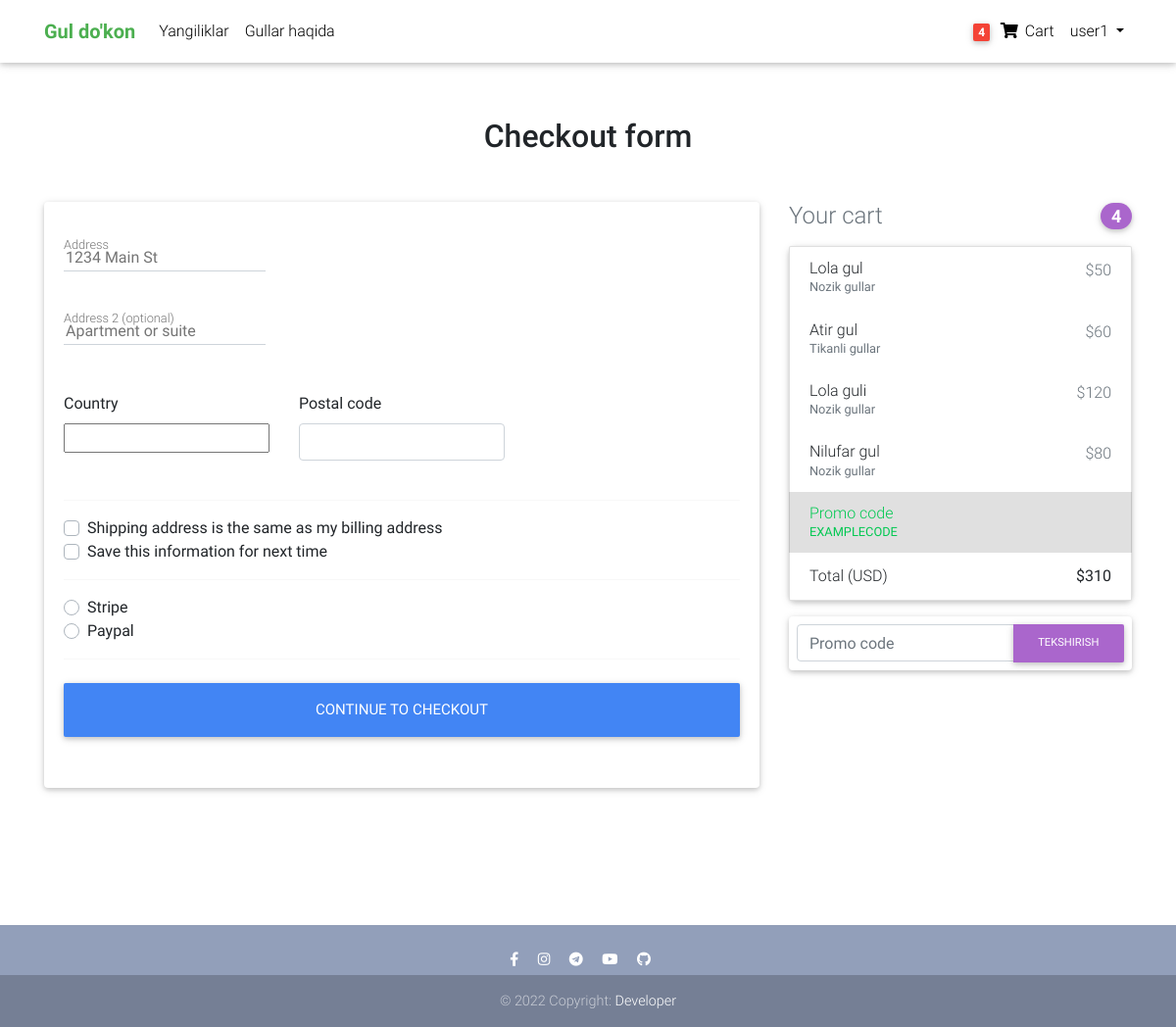
Screenshot of /checkout/ (signed in) with the database file from the repository.
### accounts/models.py (models this page shows)
class CustomUser(AbstractUser):
    age = models.PositiveIntegerField(null=True, blank=True)

### flowers/models.py (models this page shows, shortened)
class Order(models.Model):
    user = models.ForeignKey(settings.AUTH_USER_MODEL, on_delete=models.CASCADE)
    products = models.ManyToManyField(OrderProduct)
    start_date = models.DateTimeField(auto_now_add=True)
    ordered_date = models.DateTimeField()
    ordered = models.BooleanField(default=False)
    order_completed = models.BooleanField(default=False)
    order_completed_date = models.DateTimeField(null=True, blank=True)
    billingAddress = models.ForeignKey('BillingAddress', on_delete=models.SET_NULL, blank=True, null=True)
    payment = models.ForeignKey('Payment', on_delete=models.SET_NULL, blank=True, null=True)
    promo_code_text = models.CharField(max_length=20, blank=True, null=True)
    promocode = models.ForeignKey('PromoCode', on_delete=models.SET_NULL, blank=True, null=True)
    def get_total(self):
        total = 0
        for order_product in self.products.all():
            total += order_product.get_final_price()
        promo_code = self.promocode
        if promo_code:
            if promo_code.discount_cash:
                total -= promo_code.discount_cash
            elif promo_code.discount_interest:
                total *= (100-promo_code.discount_interest) / 100
        return total

class OrderProduct(models.Model):
    user = models.ForeignKey(settings.AUTH_USER_MODEL, on_delete=models.CASCADE)
    ordered = models.BooleanField(default=False)
    product = models.ForeignKey(Product, on_delete=models.CASCADE)
    quantity = models.IntegerField(default=1)
    def get_total_product_price(self):
        return self.quantity * self.product.price
    def get_total_product_discount_price(self):
        return self.quantity * self.product.discount_price
    def get_final_price(self):
        if self.product.discount_price:
            return self.get_total_product_discount_price()
        return self.get_total_product_price()

class Product(models.Model):
    name = models.CharField(max_length=50)
    description = RichTextField()
    date = models.DateTimeField(auto_now_add=True)
    image = models.ImageField(upload_to='images/')
    price = models.IntegerField()
    discount_price = models.IntegerField(null=True, blank=True)
    category = models.ForeignKey(Category, on_delete=models.CASCADE)
    label = models.CharField(choices=LABEL_CHOICES, max_length=10, null=True, blank=True)
    class Meta:
        verbose_name_plural = "Products"

class Category(models.Model):
    name = models.CharField(max_length=50)
    class Meta:
        verbose_name_plural = "Categories"
    def __str__(self):
        return self.name

### flowers/views.py (the view, shortened to what this page needs)
# urls.py: path('checkout/', CheckOutView.as_view(), name='checkout'),
class CheckOutView(View):
    def get(self, *args, **kwargs):
        form = CheckOutForm()
        form_promocode = PromoCodeForm()
        order = get_object_or_404(Order, user=self.request.user, ordered=False)
        order_product = order.products.all()
        n = len(order_product)
        context = {
            "form": form,
            'form_promocode': form_promocode,
            'order': order,
            'n': n,
        }
        return render(self.request, 'checkout-page.html', context)

### flowers/forms.py
class CheckOutForm(forms.Form):
    street_address = forms.CharField(widget=forms.TextInput(attrs={
        "placeholder": '1234 Main St',
    }))
    apartment_address = forms.CharField(required=False, widget=forms.TextInput(attrs={
        'placeholder': "Apartment or suite",
    }))
    country = CountryField(blank_label='(select country)').formfield(
        widget=CountrySelectWidget(attrs={
            'class': "custom-select d-block w-100",
        })
    )
    zip = forms.CharField(widget=forms.TextInput(attrs={
        'class': "form-control"
    }))
    same_shipping_address = forms.BooleanField(required=False)
    save_info = forms.BooleanField(required=False)
    payment_option = forms.ChoiceField(widget=forms.RadioSelect, choices=PAYMENT_CHOISE)

class PromoCodeForm(forms.Form):
    promocode = forms.CharField(max_length=20, widget=forms.TextInput(attrs={
        'type': "text",
        'class': "form-control",
        "placeholder": "Promo code",
        'aria - label': "Recipient's username",
        'aria - describedby': "basic-addon2",
    }))

### flowers/templatetags/card_template_tags.py (called while the page is built)
@register.filter()
def card_flower_count(user):
    if user.is_authenticated:
        qs = Order.objects.filter(user=user, ordered=False)
        if qs.exists():
            return qs.last().products.count()
    return 0

### template/checkout-page.html (shortened to what this page needs)
{% extends 'base.html' %}
{% load crispy_forms_tags %}
{% block content %}
<div class="mt-5 pt-4">
  </div>
  <main class="mt-0 pt-0">
    <div class="container wow fadeIn">
      <h2 class="my-5 h2 text-center">Checkout form</h2>
      <div class="row">
        <div class="col-md-8 mb-4">
          <div class="card">
            <form method="post" class="card-body">
              <div class="md-form mb-5">
                {{ form.street_address }}
                <label for="address" class="">Address</label>
              </div>
              <div class="md-form mb-5">
                  {{ form.apartment_address }}
                <label for="address-2" class="">Address 2 (optional)</label>
              </div>
              <div class="row">
                <div class="col-lg-4 col-md-12 mb-4">
                  <label for="country">Country</label>
                    {{ form.country }}
                </div>
                <div class="col-lg-4 col-md-6 mb-4">
                  <label for="zip">Postal code</label>
                    {{ form.zip }}
                </div>
              </div>
              <hr>
              <div class="custom-control custom-checkbox">
                <label class="custom-control-label" for="same-address">Shipping address is the same as my billing address</label>
              </div>
              <div class="custom-control custom-checkbox">
                <label class="custom-control-label" for="save-info">Save this information for next time</label>
              </div>
              <hr>
              <div class="d-block my-3">
                {% for value, name in form.fields.payment_option.choices %}
                <div class="custom-control custom-radio">
                  <label class="custom-control-label" for="{{ name }}">{{ name }}</label>
                </div>
                  {% endfor %}
              </div>
              <hr class="mb-4">
              <button class="btn btn-primary btn-lg btn-block" type="submit">Continue to checkout</button>
            </form>
          </div>
        </div>
        <div class="col-md-4 mb-4">
          <h4 class="d-flex justify-content-between align-items-center mb-3">
            <span class="text-muted">Your cart</span>
            <span class="badge badge-secondary badge-pill">{{n}}</span>
          </h4>
          <ul class="list-group mb-3 z-depth-1">
              {% for product in order.products.all %}
            <li class="list-group-item d-flex justify-content-between lh-condensed">
              <div>
                <h6 class="my-0">{{ product.product.name }}</h6>
                <small class="text-muted">{{ product.product.category }}</small>
              </div>
                {% if product.product.discount_price %}
              <span class="text-muted">${{ product.product.discount_price }}</span>
                {% else %}
                <span class="text-muted">${{ product.product.price }}</span>
                {% endif %}
            </li>
              {% endfor %}
            <li class="list-group-item d-flex justify-content-between bg-light">
              <div class="text-success">
                <h6 class="my-0">Promo code</h6>
                <small>EXAMPLECODE</small>
              </div>
            </li>
            <li class="list-group-item d-flex justify-content-between">
              <span>Total (USD)</span>
              <strong>${{ order.get_total }}</strong>
            </li>
          </ul>
          <form method="post" class="card p-2">
            <div class="input-group">
                {{ form_promocode.promocode }}
              <div class="input-group-append">
                  <button class="btn btn-secondary btn-md waves-effect m-0" type="submit">Tekshirish</button>
              </div>
            </div>
          </form>
        </div>
      </div>
    </div>
  </main>
 {% endblock content %}

### template/base.html (shortened to what this page needs)
{% load static %}
{% load card_template_tags %}
<!doctype html>
<html lang="uz">
<head>
  <link href="https://cdn.jsdelivr.net/npm/bootstrap@5.2.3/dist/css/bootstrap.min.css" rel="stylesheet">
  <link href="https://getbootstrap.com/docs/5.2/assets/css/docs.css" rel="stylesheet">
  <link rel="stylesheet" href="https://use.fontawesome.com/releases/v5.11.2/css/all.css">
  <link href="/static/css/bootstrap.min.css" rel="stylesheet">
  <link href="/static/css/mdb.min.css" rel="stylesheet">
  <link href="/static/css/style.min.css" rel="stylesheet">
</head>
<body>
  <nav class="navbar fixed-top navbar-expand-lg navbar-light white scrolling-navbar">
    <div class="container">
      <a class="navbar-brand waves-effect" href="/category/0/page/1/">
        <strong class="green-text"><b>Gul do'kon</b></strong>
      </a>
      <div class="collapse navbar-collapse" id="navbarSupportedContent">
        <ul class="navbar-nav mr-auto">
          <li class="nav-item">
            <a class="nav-link waves-effect" href="">Yangiliklar</a>
          </li>
          <li class="nav-item">
            <a class="nav-link waves-effect" href="">Gullar haqida</a>
          </li>
        </ul>
        <ul class="navbar-nav nav-flex-icons">
          {% if user.is_authenticated %}
          <li class="nav-item">
            <a href="{% url 'order-summary' %}" class="nav-link waves-effect">
              <span class="badge red z-depth-1 mr-1"> {{ user|card_flower_count }} </span>
              <i class="fas fa-shopping-cart"></i>
              <span class="clearfix d-none d-sm-inline-block"> Cart </span>
            </a>
          </li>
           <li class="nav-item dropdown">
              <a class="nav-link dropdown-toggle" href="#" role="button" data-bs-toggle="dropdown" aria-expanded="false">
                {{ user.username }}
              </a>
            </li>
          {% else %}
          <div class="button small">
            <a href="{% url 'login' %}" class="btn btn-outline-dark" type="submit" style="height:40; width:120;">login</a></div>
          {% endif %}
        </ul>
      </div>
    </div>
  </nav>
    <main>
        {% block content %}
        {% endblock content %}
    </main>
  <footer class="page-footer text-center font-small mt-4 wow fadeIn">
    <hr class="my-4">
    <div class="pb-1">
      <a href="https://www.facebook.com/profile.php?id=100075273840350&mibextid=ZbWKwL" target="_blank">
        <i class="fab fa-facebook-f mr-3"></i>
      </a>
      <a href="https://www.instagram.com/rahimov_ilhomjon01/" target="_blank">
        <i class="fab fa-instagram mr-3"></i>
      </a>
      <a href="http://t.me/Rahimov_Ilhomjon" target="_blank">
        <i class="fab fa-telegram mr-3"></i>
      </a>
      <a href="https://www.youtube.com/@realpythonacademy3211" target="_blank">
        <i class="fab fa-youtube mr-3"></i>
      </a>
      <a href="https://github.com/RahimovIlhom" target="_blank">
        <i class="fab fa-github mr-3"></i>
      </a>
    </div>
    <div class="footer-copyright py-3">
      © 2022 Copyright:
      <a href="" target="_blank"> Developer </a>
    </div>
  </footer>
  </body>
</html>

### template/base.html (style rules this page uses)
html, body, header, .carousel { height: 60vh; }
main { min-height: 100vh; }

### rows the page displays
CustomUser: id "4", username "user1"
OrderProduct: product.name "Lola gul", product.category "Nozik gullar", product.price "50"
OrderProduct: product.name "Atir gul", product.category "Tikanli gullar", product.price "60"
OrderProduct: product.name "Lola guli", product.category "Nozik gullar", product.price "120"
OrderProduct: product.name "Nilufar gul", product.category "Nozik gullar", product.discount_price "80"
Order: get_total "310"

### other values shown
{{ name }} "Stripe" "Paypal"
{{ n }} "4"
